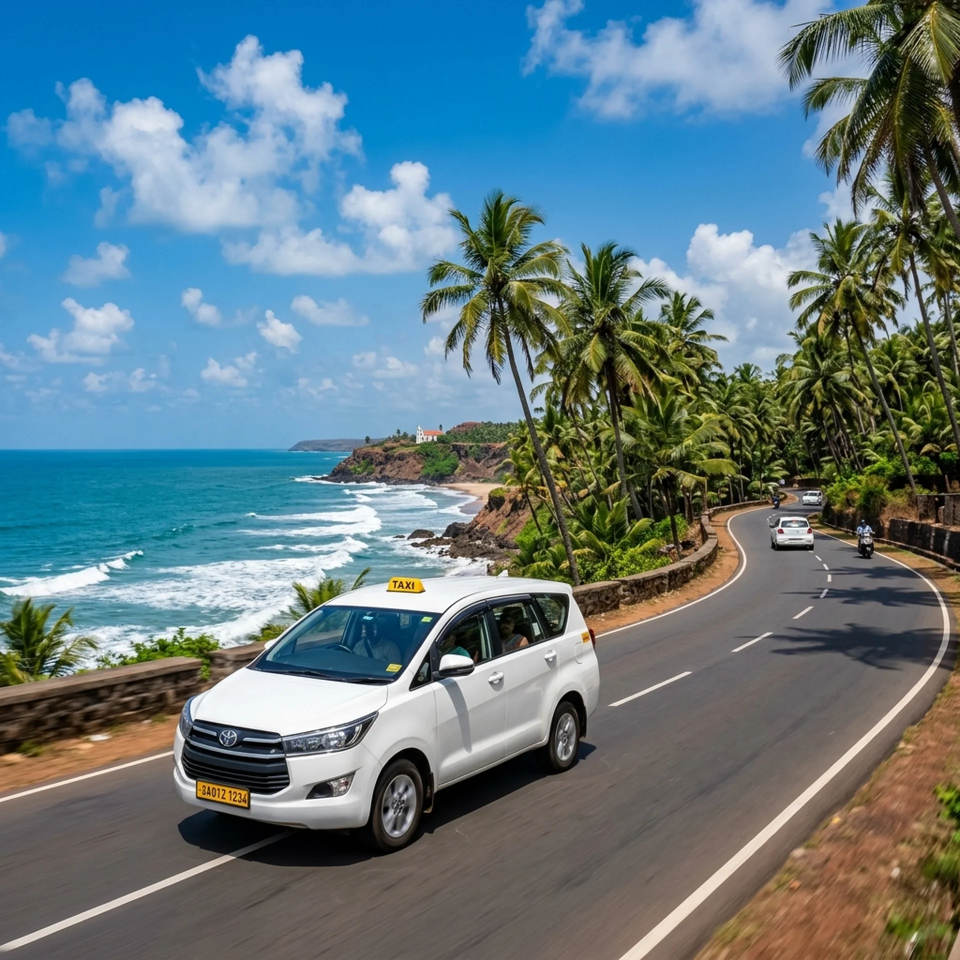
#> input picture images/goa_taxi_hero_bg.webp, 1920 x 1920 px, given in place of goa_taxi_hero_bg_mobile_vertical_1775896018616.png, which was not available (shown at 1/2 size)
$ python convert2.py
#> lines starting #> are read from the running program, lines starting #| are printed output that depends on the picture
from PIL import Image
path_in = r"C:\Users\ACER\.gemini\antigravity\brain\10dc3e18-924d-4ea2-bf6f-fe8b6165a0ee\goa_taxi_hero_bg_mobile_vertical_1775896018616.png"
out_mob = r"d:\Documents\projects\wasim's website\images\goa_taxi_hero_bg_mobile.webp"

img = Image.open(path_in)
#> img is the input picture: PIL image 1920x1920 RGB; mean R, G, B 98.5, 123.3, 131.9
w, h = img.size
#> w = 1920; h = 1920

mob_h = int(h * (800 / w))
#> mob_h = 800
img_mob = img.resize((800, mob_h), Image.Resampling.LANCZOS)
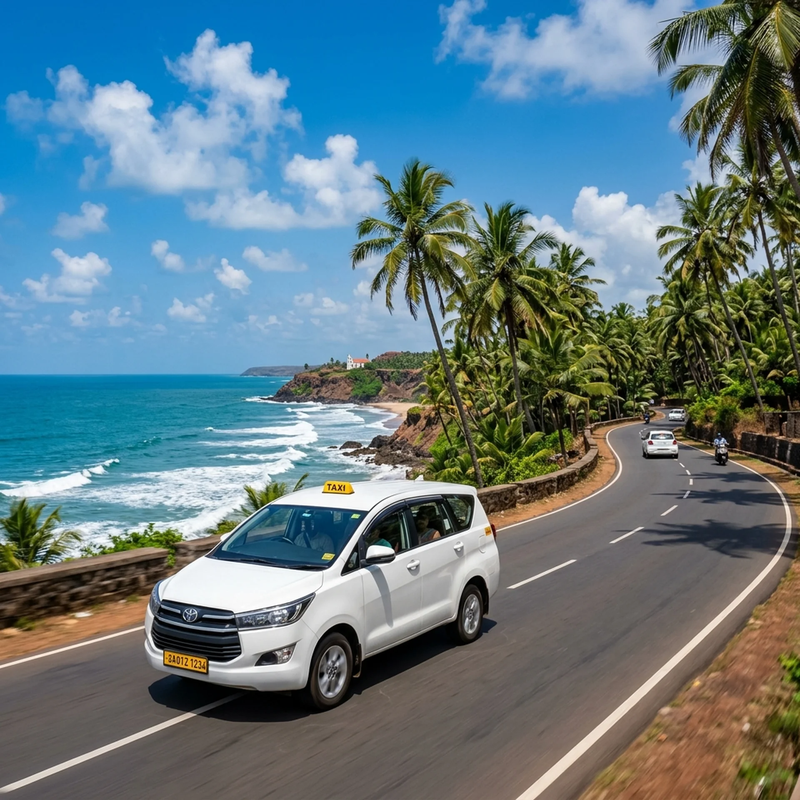
#> img_mob: PIL image 800x800 RGB; mean R, G, B 98.5, 123.2, 131.9
img_mob.save(out_mob, 'WEBP', quality=85)
print('Done mobile')

$ run again, on images/goa_taxi_hero_bg.png
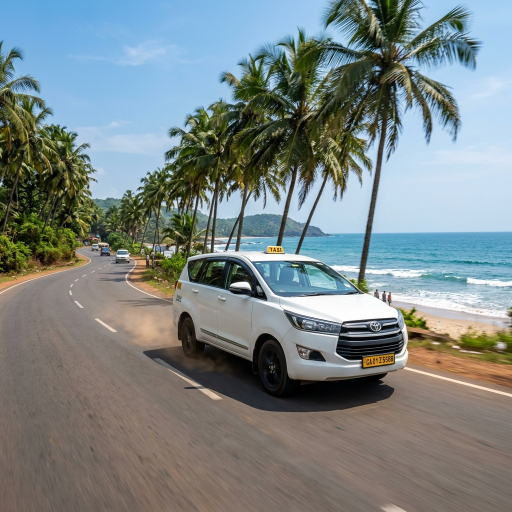
#> input picture images/goa_taxi_hero_bg.png, 1024 x 1024 px, given in place of goa_taxi_hero_bg_mobile_vertical_1775896018616.png, which was not available (shown at 1/2 size)
#> img is the input picture: PIL image 1024x1024 RGB; mean R, G, B 122.6, 132.4, 132.6
#> `img_mob = img.resize((800, mob_h), Image.Resampling.LANCZOS)`:
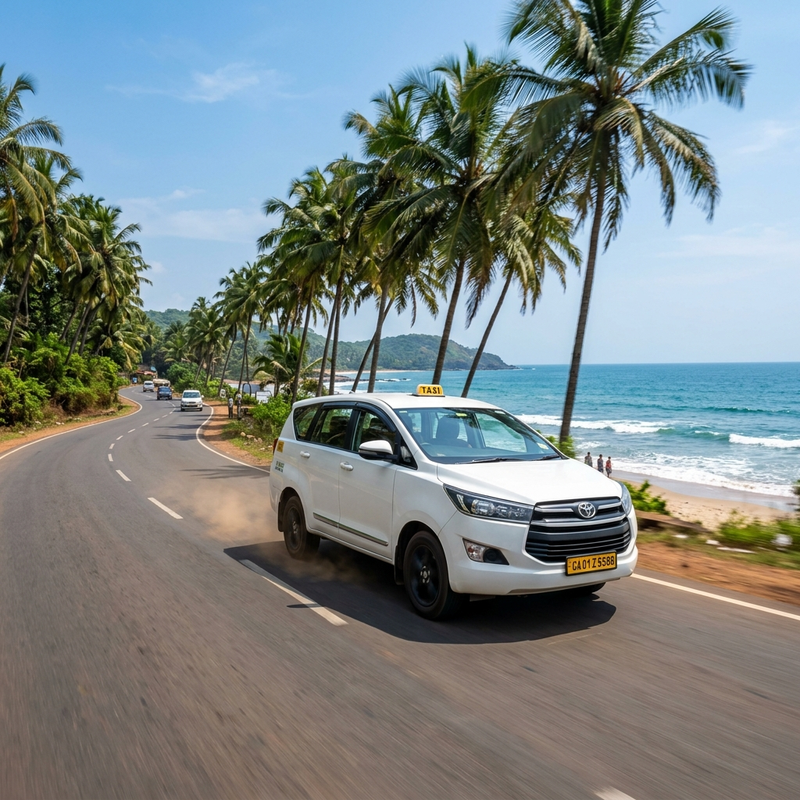
#> img_mob: PIL image 800x800 RGB; mean R, G, B 122.6, 132.4, 132.6

$ run again, on images/hero-bg.png
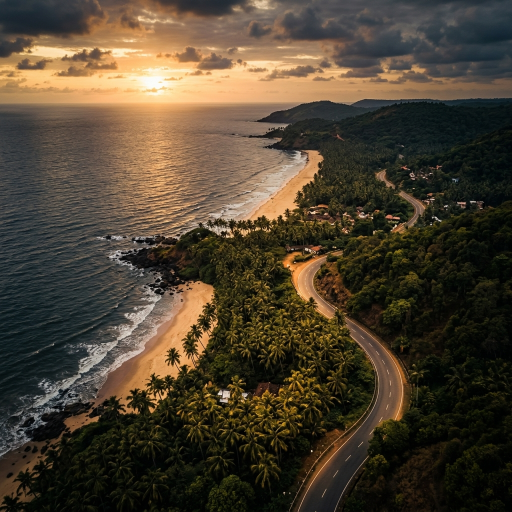
#> input picture images/hero-bg.png, 1024 x 1024 px, given in place of goa_taxi_hero_bg_mobile_vertical_1775896018616.png, which was not available (shown at 1/2 size)
#> img is the input picture: PIL image 1024x1024 RGB; mean R, G, B 76.4, 65, 48.3
#> `img_mob = img.resize((800, mob_h), Image.Resampling.LANCZOS)`:
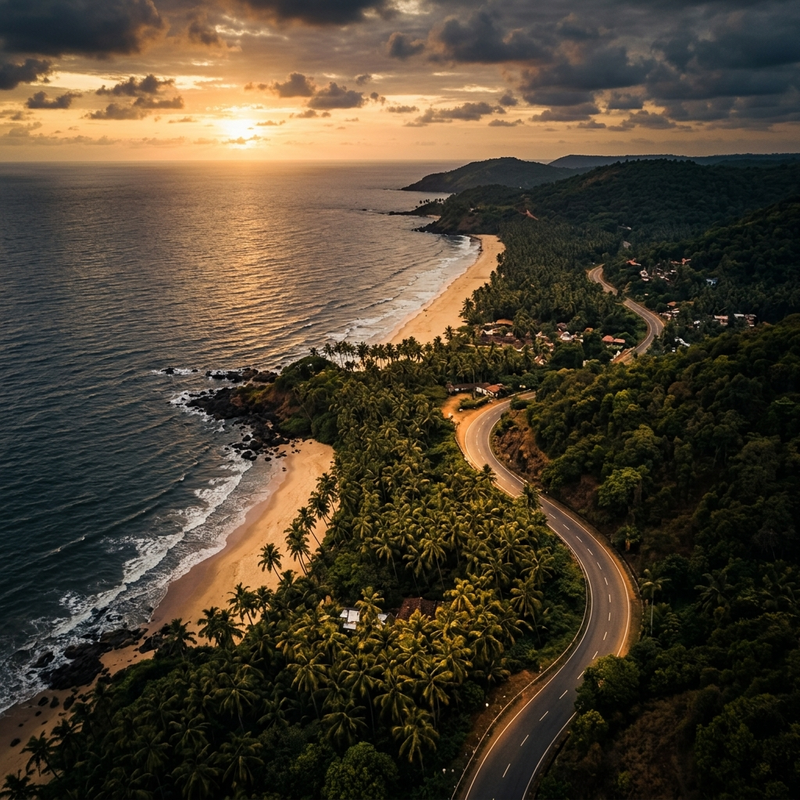
#> img_mob: PIL image 800x800 RGB; mean R, G, B 76.4, 65, 48.3
